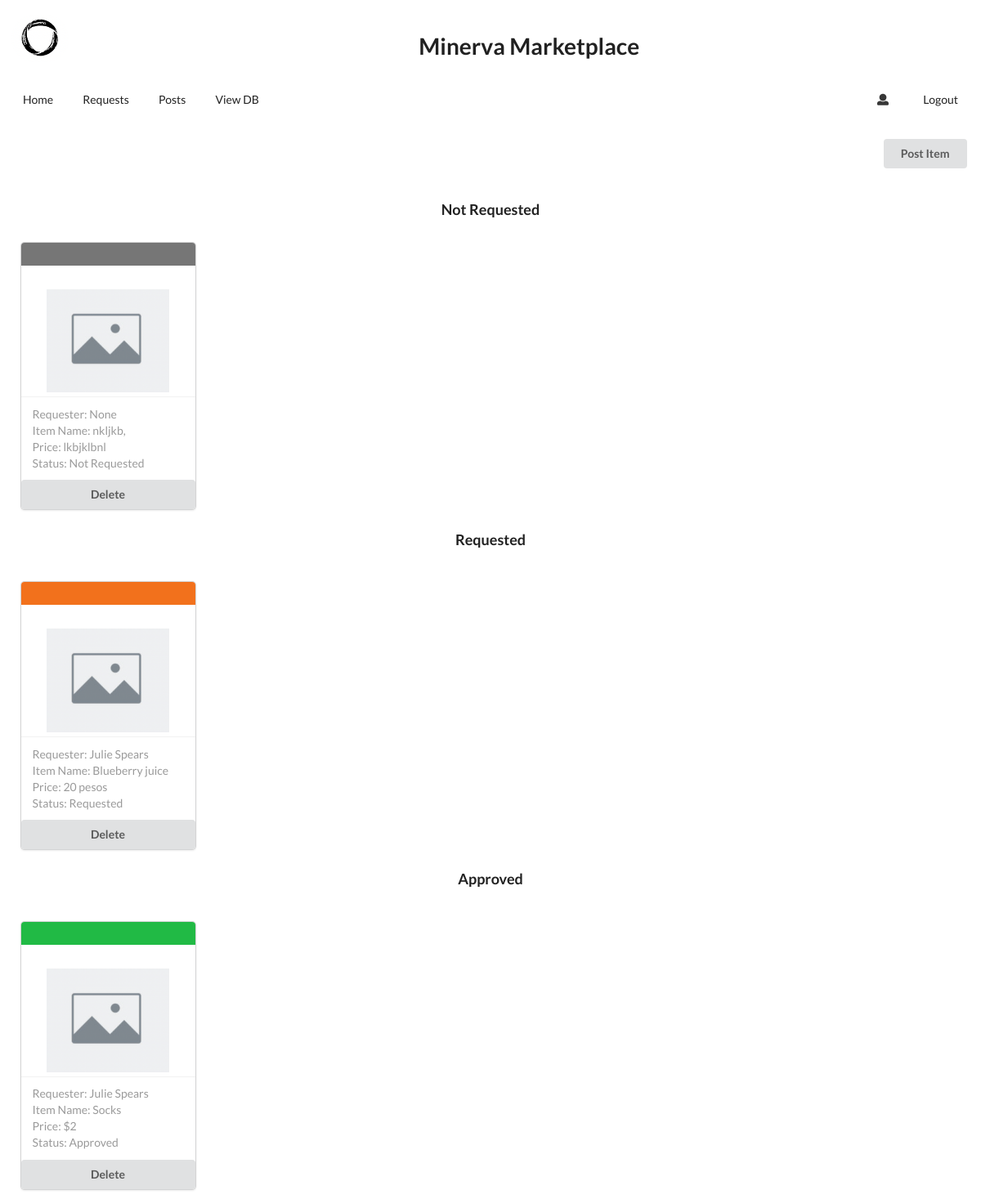
Page /my_items_post (signed in) on the committed database.
### app.py (models this page shows, shortened)
class Items(db.Model):
    item_id = db.Column(db.Integer, primary_key = True)
    requester_id = db.Column(db.Integer)
    poster_id = db.Column(db.Integer)
    item_status = db.Column(db.String(100))
    item_name = db.Column(db.String(100))
    item_location = db.Column(db.String(100))
    item_category = db.Column(db.String(100))
    item_description = db.Column(db.String(100))
    item_shelflife = db.Column(db.String(100))
    item_state = db.Column(db.String(100))
    date_posted = db.Column(db.DateTime, default=datetime.datetime.utcnow)
    item_price = db.Column(db.String(100))
    item_pic = db.Column(db.String(100))

class Users(db.Model):
    user_id = db.Column(db.Integer, primary_key = True)
    user_name = db.Column(db.String(100))
    user_email = db.Column(db.String(100))
    user_phone_no = db.Column(db.String(100))
    user_class = db.Column(db.String(100))
    user_about_me = db.Column(db.String(100))
    user_city = db.Column(db.String(100))
    user_pmoc = db.Column(db.String(100))
    user_oci = db.Column(db.String(100))
    user_profile_pic = db.Column(db.String(100))
    password = db.Column(db.String(100))

### app.py (the view)
@app.route("/my_items_post", methods = ["POST", "GET"])
def my_items_post():
    if "user_email" not in session:
        flash("You need to log in!")
        return redirect(url_for("login"))
    user_id = Users.query.filter_by(user_email=session["user_email"]).first().user_id
    all_statuses = db.session.query(Items.item_id, Items.item_name, Items.item_price, Items.item_status, Users.user_name).\
        join(Users, Users.user_id == Items.requester_id, isouter=True).\
        filter(Items.poster_id == user_id).\
        order_by(Items.date_posted.desc()).all()
    all_items = [("Not Requested", "grey", []), ("Requested", "orange", []), ("Approved", "green", [])]
    for item in all_statuses:
        if item.item_status == "NR":
            all_items[0][2].append(item)
        elif item.item_status == "R":
            all_items[1][2].append(item)
        elif item.item_status == "A":
            all_items[2][2].append(item)
    return render_template("my_items_post.html", all_items=all_items)

### templates/my_items_post.html (shortened to what this page needs)
{% extends "base.html" %}
{% block body %}
    <div class="ui right aligned basic segment">
        <a href="{{url_for('create_item')}}">
            <button class="ui button">Post Item</button>
        </a>
    </div>
    {% for status, color, items in all_items %}
        {% if items %}
            <div class="ui basic center aligned segment">
                <h3 class="ui header">{{status}}</h3>
            </div>
            <div class="ui five cards" style="margin-left: 15px; margin-right: 15px;">
                {% for item in items %}
                    <div class="card">
                        <div class="ui {{color}} inverted segment"></div>
                        <a href="{{ url_for('view_item', id=item.item_id) }}">
                            <img class="ui small centered image" src="/static/placeholder.png" style="margin-top: 15px; margin-bottom: 5px;">
                        </a>
                        <div class="extra">
                            Requester: {{item.user_name}} <br>
                            Item Name: {{item.item_name}} <br>
                            Price: {{item.item_price}} <br>
                            Status: {{status}} <br>
                        </div>
                        <a href="{{ url_for('delete', id=item.item_id) }}">
                            <button class="ui fluid button">Delete</button>
                        </a>
                    </div>
                {% endfor %}
            </div>
        {% endif %}
    {% endfor %}
{% endblock %}

### rows in the picture
Items: user_name "None", item_name "nkljkb,", item_price "lkbjklbnl", status "Not Requested"
Items: user_name "Julie Spears", item_name "Blueberry juice", item_price "20 pesos", status "Requested"
Items: user_name "Julie Spears", item_name "Socks", item_price "$2", status "Approved"

### other values in the picture
{{ status }} "Not Requested" "Requested" "Approved"
